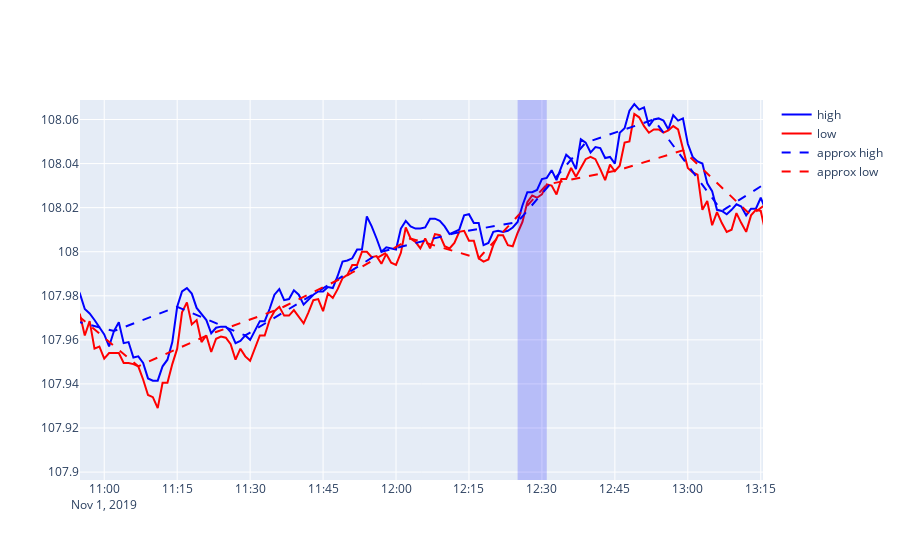

Notebook source saved alongside this figure:
### Code cell
fig = go.Figure()

fig.add_trace(go.Scatter(x=df_plot.index, y=df_plot["high"], name="high", line=dict(color="blue")))
fig.add_trace(go.Scatter(x=df_plot.index, y=df_plot["low"], name="low", line=dict(color="red")))
fig.add_trace(go.Scatter(x=df_plot.index, y=df_plot["approx_high"], name="approx high", line=dict(color="blue", dash="dash")))
fig.add_trace(go.Scatter(x=df_plot.index, y=df_plot["approx_low"], name="approx low", line=dict(color="red", dash="dash")))

plot_bool_series(fig, df_plot["uptrend"], fillcolor="blue")
plot_bool_series(fig, df_plot["downtrend"], fillcolor="red")
fig.show()

### Figure 1 — Plotly figure (JSON) as saved in the notebook; plotly's stock layout.template omitted (floating-point values rounded to 4 significant figures; data arrays with more than 128 entries replaced by an {"elided": "..."} marker saying what was removed)
{"data": [{"line": {"color": "blue"}, "name": "high", "type": "scatter", "x": {"elided": "1440 str values"}, "y": {"elided": "1440 float values"}}, {"line": {"color": "red"}, "name": "low", "type": "scatter", "x": {"elided": "1440 str values"}, "y": {"elided": "1440 float values"}}, {"line": {"color": "blue", "dash": "dash"}, "name": "approx high", "type": "scatter", "x": {"elided": "1440 str values"}, "y": {"elided": "1440 float values"}}, {"line": {"color": "red", "dash": "dash"}, "name": "approx low", "type": "scatter", "x": {"elided": "1440 str values"}, "y": {"elided": "1440 float values"}}], "layout": {"autosize": true, "shapes": [{"fillcolor": "blue", "line": {"width": 0}, "opacity": 0.2, "type": "rect", "x0": "2019-11-01T04:49:00", "x1": "2019-11-01T04:58:00", "xref": "x", "y0": 0, "y1": 1, "yref": "y domain"}, {"fillcolor": "blue", "line": {"width": 0}, "opacity": 0.2, "type": "rect", "x0": "2019-11-01T12:25:00", "x1": "2019-11-01T12:31:00", "xref": "x", "y0": 0, "y1": 1, "yref": "y domain"}, {"fillcolor": "blue", "line": {"width": 0}, "opacity": 0.2, "type": "rect", "x0": "2019-11-01T15:30:00", "x1": "2019-11-01T15:32:00", "xref": "x", "y0": 0, "y1": 1, "yref": "y domain"}, {"fillcolor": "blue", "line": {"width": 0}, "opacity": 0.2, "type": "rect", "x0": "2019-11-01T15:46:00", "x1": "2019-11-01T15:55:00", "xref": "x", "y0": 0, "y1": 1, "yref": "y domain"}, {"fillcolor": "blue", "line": {"width": 0}, "opacity": 0.2, "type": "rect", "x0": "2019-11-01T17:01:00", "x1": "2019-11-01T17:05:00", "xref": "x", "y0": 0, "y1": 1, "yref": "y domain"}, {"fillcolor": "blue", "line": {"width": 0}, "opacity": 0.2, "type": "rect", "x0": "2019-11-01T17:25:00", "x1": "2019-11-01T17:45:00", "xref": "x", "y0": 0, "y1": 1, "yref": "y domain"}, {"fillcolor": "blue", "line": {"width": 0}, "opacity": 0.2, "type": "rect", "x0": "2019-11-01T18:49:00", "x1": "2019-11-01T18:56:00", "xref": "x", "y0": 0, "y1": 1, "yref": "y domain"}, {"fillcolor": "blue", "line": {"width": 0}, "opacity": 0.2, "type": "rect", "x0": "2019-11-01T20:07:00", "x1": "2019-11-01T20:18:00", "xref": "x", "y0": 0, "y1": 1, "yref": "y domain"}, {"fillcolor": "blue", "line": {"width": 0}, "opacity": 0.2, "type": "rect", "x0": "2019-11-01T21:44:00", "x1": "2019-11-01T21:56:00", "xref": "x", "y0": 0, "y1": 1, "yref": "y domain"}, {"fillcolor": "blue", "line": {"width": 0}, "opacity": 0.2, "type": "rect", "x0": "2019-11-01T23:51:00", "x1": "2019-11-01T23:59:00", "xref": "x", "y0": 0, "y1": 1, "yref": "y domain"}, {"fillcolor": "red", "line": {"width": 0}, "opacity": 0.2, "type": "rect", "x0": "2019-11-01T03:46:00", "x1": "2019-11-01T04:01:00", "xref": "x", "y0": 0, "y1": 1, "yref": "y domain"}, {"fillcolor": "red", "line": {"width": 0}, "opacity": 0.2, "type": "rect", "x0": "2019-11-01T14:51:00", "x1": "2019-11-01T14:59:00", "xref": "x", "y0": 0, "y1": 1, "yref": "y domain"}, {"fillcolor": "red", "line": {"width": 0}, "opacity": 0.2, "type": "rect", "x0": "2019-11-01T15:32:00", "x1": "2019-11-01T15:45:00", "xref": "x", "y0": 0, "y1": 1, "yref": "y domain"}, {"fillcolor": "red", "line": {"width": 0}, "opacity": 0.2, "type": "rect", "x0": "2019-11-01T15:55:00", "x1": "2019-11-01T16:09:00", "xref": "x", "y0": 0, "y1": 1, "yref": "y domain"}, {"fillcolor": "red", "line": {"width": 0}, "opacity": 0.2, "type": "rect", "x0": "2019-11-01T17:07:00", "x1": "2019-11-01T17:23:00", "xref": "x", "y0": 0, "y1": 1, "yref": "y domain"}, {"fillcolor": "red", "line": {"width": 0}, "opacity": 0.2, "type": "rect", "x0": "2019-11-01T21:58:00", "x1": "2019-11-01T22:10:00", "xref": "x", "y0": 0, "y1": 1, "yref": "y domain"}], "xaxis": {"autorange": false, "range": ["2019-11-01 10:55:01.067", "2019-11-01 13:15:27.6436"], "type": "date"}, "yaxis": {"autorange": false, "range": [107.9, 108.1], "type": "linear"}}}
